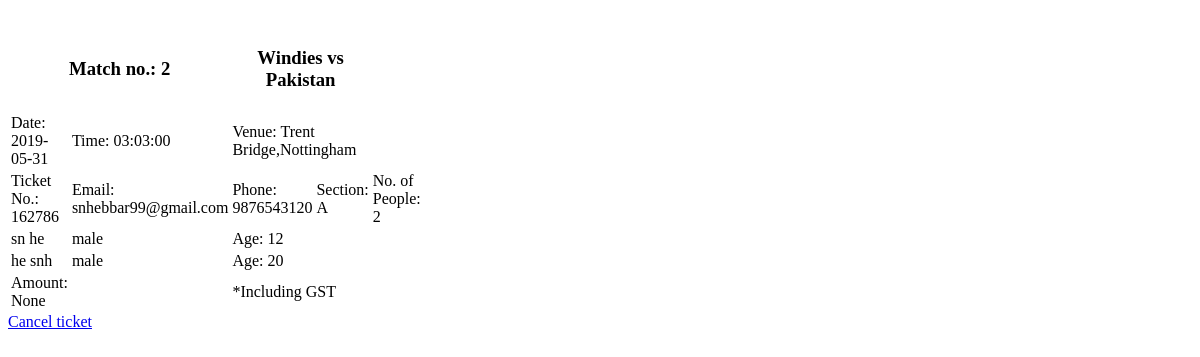
Page /showTicket/162786 (signed in) on the earlier database version.
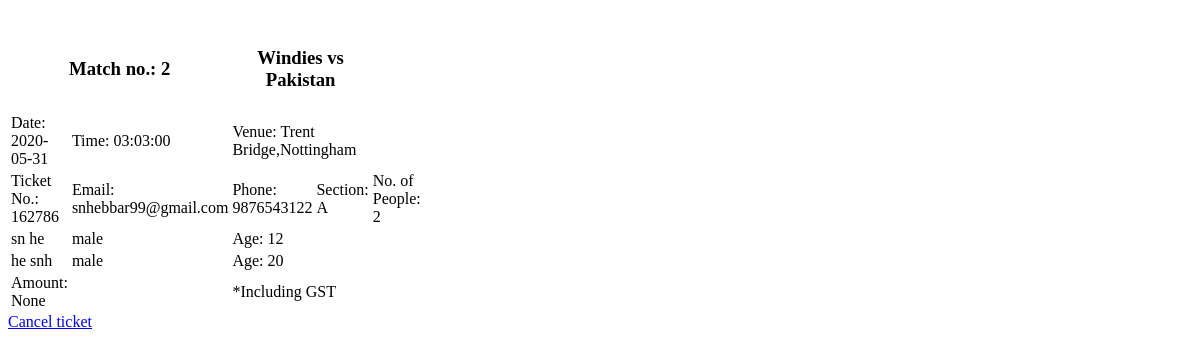
Same page on the later database version.
### tables this page shows
CREATE TABLE matches(
match_no SERIAL PRIMARY KEY,
team_a varchar(30),
team_b varchar(30),
date date,
time time ,
stadium varchar(100),
city varchar(50),
country varchar(50),
arranged_by varchar(50),
FOREIGN KEY (team_a) REFERENCES country (name),
FOREIGN KEY (team_b) REFERENCES country (name),
FOREIGN KEY (arranged_by) REFERENCES int_board (name));

CREATE TABLE signup
( email varchar(50) unique,
  fname varchar(50),
  lname varchar(50),
  password varchar(50),
  phone varchar(50),
  gender varchar(10));

### views.py (the view)
@app.route('/showTicket/<ticket_no>')
def showTicket(ticket_no):
    a={}
    conn = sqlite3.connect('cricket.db')
    c=conn.cursor()
    c.execute("select * from ticket where number="+ticket_no+";")
    a['ticket']=list(c)
    c.execute("select * from peoples where ticket="+ticket_no+";")
    a['peoples']=list(c)
    c.execute("select * from signup where email='"+session['emailId']+"';")
    a['by']=list(c)
    c.execute("select * from matches where match_no IN (select match from ticket where number="+ticket_no+")")
    a['match']=list(c)
    return render_template("ShowTicket.html",data=a)

### templates/ShowTicket.html (shortened to what this page needs)
<div class="card text-white bg-dark mb-3" style="max-width: 18rem;">
  <table class="table table-dark">
    <tr>
      <th scope="col" colspan="2"><h3>Match no.: {{data['match'][0][0]}}</h3></th>
      <th scope="col" colspan="2"><h3>{{data['match'][0][1]}} vs {{data['match'][0][2]}}</h3></th>
    </tr>
    <tr>
      <td>Date: {{data['match'][0][3]}}</td>
      <td>Time: {{data['match'][0][4]}}</td>
      <td colspan="2">Venue: {{data['match'][0][5]}},{{data['match'][0][6]}}</td>
      <td></td>
    </tr>
      <tr>
        <td scope="col">Ticket No.: {{data['ticket'][0][0]}}</td>
        <td scope="col">Email: {{data['by'][0][0]}}</td>
        <td scope="col">Phone: {{data['by'][0][4]}}</td>
        <td scope="col">Section: {{data['ticket'][0][4]}}</td>
        <td scope="col">No. of People: {{data['ticket'][0][3]}}</td>
      </tr>
      {% for i in data['peoples']%}
      <tr>
        <td>{{i[0]}} {{i[1]}}</td>
        <td>{{i[2]}}</td>
        <td>Age: {{i[3]}}</td>
        <td></td>
      </tr>
      {% endfor %}
      <tr>
        <td>Amount: {{data['ticket'][0][5]}}</td>
        <td></td>
        <td colspan="2">*Including GST</td>
      </tr>
    </table>
    <a href="/cancel/{{data['ticket'][0][0]}}" class="btn btn-danger" role="button">Cancel ticket</a>
  </div>

Differences in the rows shown:
changed matches "Windies": date "2019-05-31" → "2020-05-31"
changed signup "snhebbar99@gmail.com": phone "9876543120" → "9876543122"
